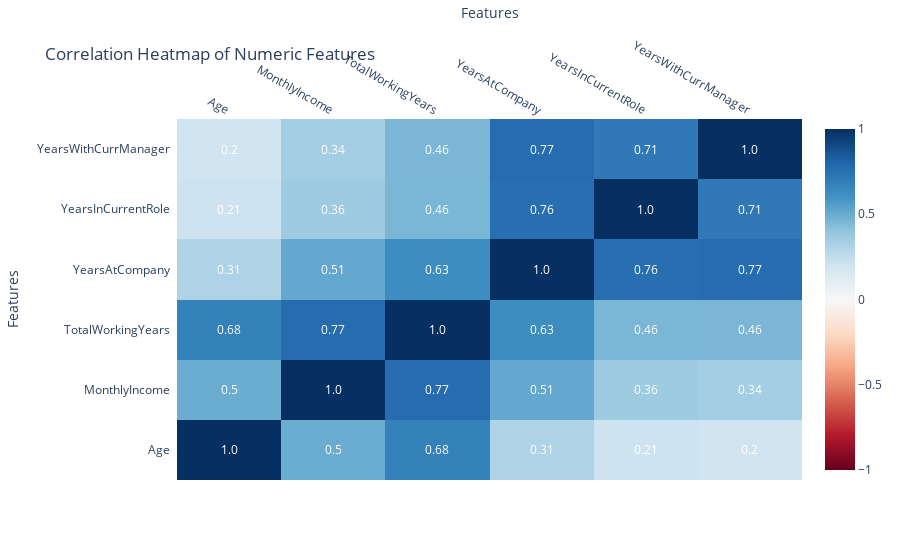

Notebook code cell kept with this figure:
### Markdown cell above
## Heatmap

### Code cell
# Select numerical columns (including Attrition) for correlation
corr_cols = ['Age', 'MonthlyIncome', 'TotalWorkingYears', 'YearsAtCompany', 'YearsInCurrentRole',  'YearsWithCurrManager']

corr_matrix = df[corr_cols].corr(method='pearson')

# Create heatmap
fig_heatmap = ff.create_annotated_heatmap(
    z=corr_matrix.values,
    x=corr_matrix.columns.tolist(),
    y=corr_matrix.columns.tolist(),
    colorscale='RdBu',
    showscale=True,
    zmin=-1, zmax=1,
    annotation_text=np.round(corr_matrix.values, 2)
)
fig_heatmap.update_layout(
    title='Correlation Heatmap of Numeric Features',
    xaxis_title='Features',
    yaxis_title='Features'
)

# Save to HTML
fig_heatmap.write_html('correlation_heatmap.html')

# Show plot
fig_heatmap.show()

### Figure 1 — Plotly figure (JSON) as saved in the notebook; plotly's stock layout.template omitted (floating-point values rounded to 4 significant figures)
{"data": [{"colorscale": [[0, "rgb(103,0,31)"], [0.1, "rgb(178,24,43)"], [0.2, "rgb(214,96,77)"], [0.3, "rgb(244,165,130)"], [0.4, "rgb(253,219,199)"], [0.5, "rgb(247,247,247)"], [0.6, "rgb(209,229,240)"], [0.7, "rgb(146,197,222)"], [0.8, "rgb(67,147,195)"], [0.9, "rgb(33,102,172)"], [1, "rgb(5,48,97)"]], "reversescale": false, "showscale": true, "type": "heatmap", "x": ["Age", "MonthlyIncome", "TotalWorkingYears", "YearsAtCompany", "YearsInCurrentRole", "YearsWithCurrManager"], "y": ["Age", "MonthlyIncome", "TotalWorkingYears", "YearsAtCompany", "YearsInCurrentRole", "YearsWithCurrManager"], "z": [[1, 0.4979, 0.6804, 0.3113, 0.2129, 0.2021], [0.4979, 1, 0.7729, 0.5143, 0.3638, 0.3441], [0.6804, 0.7729, 1, 0.6281, 0.4604, 0.4592], [0.3113, 0.5143, 0.6281, 1, 0.7588, 0.7692], [0.2129, 0.3638, 0.4604, 0.7588, 1, 0.7144], [0.2021, 0.3441, 0.4592, 0.7692, 0.7144, 1]], "zmax": 1, "zmin": -1}], "layout": {"annotations": [{"font": {"color": "#FFFFFF"}, "showarrow": false, "text": "1.0", "x": "Age", "xref": "x", "y": "Age", "yref": "y"}, {"font": {"color": "#FFFFFF"}, "showarrow": false, "text": "0.5", "x": "MonthlyIncome", "xref": "x", "y": "Age", "yref": "y"}, {"font": {"color": "#FFFFFF"}, "showarrow": false, "text": "0.68", "x": "TotalWorkingYears", "xref": "x", "y": "Age", "yref": "y"}, {"font": {"color": "#FFFFFF"}, "showarrow": false, "text": "0.31", "x": "YearsAtCompany", "xref": "x", "y": "Age", "yref": "y"}, {"font": {"color": "#FFFFFF"}, "showarrow": false, "text": "0.21", "x": "YearsInCurrentRole", "xref": "x", "y": "Age", "yref": "y"}, {"font": {"color": "#FFFFFF"}, "showarrow": false, "text": "0.2", "x": "YearsWithCurrManager", "xref": "x", "y": "Age", "yref": "y"}, {"font": {"color": "#FFFFFF"}, "showarrow": false, "text": "0.5", "x": "Age", "xref": "x", "y": "MonthlyIncome", "yref": "y"}, {"font": {"color": "#FFFFFF"}, "showarrow": false, "text": "1.0", "x": "MonthlyIncome", "xref": "x", "y": "MonthlyIncome", "yref": "y"}, {"font": {"color": "#FFFFFF"}, "showarrow": false, "text": "0.77", "x": "TotalWorkingYears", "xref": "x", "y": "MonthlyIncome", "yref": "y"}, {"font": {"color": "#FFFFFF"}, "showarrow": false, "text": "0.51", "x": "YearsAtCompany", "xref": "x", "y": "MonthlyIncome", "yref": "y"}, {"font": {"color": "#FFFFFF"}, "showarrow": false, "text": "0.36", "x": "YearsInCurrentRole", "xref": "x", "y": "MonthlyIncome", "yref": "y"}, {"font": {"color": "#FFFFFF"}, "showarrow": false, "text": "0.34", "x": "YearsWithCurrManager", "xref": "x", "y": "MonthlyIncome", "yref": "y"}, {"font": {"color": "#FFFFFF"}, "showarrow": false, "text": "0.68", "x": "Age", "xref": "x", "y": "TotalWorkingYears", "yref": "y"}, {"font": {"color": "#FFFFFF"}, "showarrow": false, "text": "0.77", "x": "MonthlyIncome", "xref": "x", "y": "TotalWorkingYears", "yref": "y"}, {"font": {"color": "#FFFFFF"}, "showarrow": false, "text": "1.0", "x": "TotalWorkingYears", "xref": "x", "y": "TotalWorkingYears", "yref": "y"}, {"font": {"color": "#FFFFFF"}, "showarrow": false, "text": "0.63", "x": "YearsAtCompany", "xref": "x", "y": "TotalWorkingYears", "yref": "y"}, {"font": {"color": "#FFFFFF"}, "showarrow": false, "text": "0.46", "x": "YearsInCurrentRole", "xref": "x", "y": "TotalWorkingYears", "yref": "y"}, {"font": {"color": "#FFFFFF"}, "showarrow": false, "text": "0.46", "x": "YearsWithCurrManager", "xref": "x", "y": "TotalWorkingYears", "yref": "y"}, {"font": {"color": "#FFFFFF"}, "showarrow": false, "text": "0.31", "x": "Age", "xref": "x", "y": "YearsAtCompany", "yref": "y"}, {"font": {"color": "#FFFFFF"}, "showarrow": false, "text": "0.51", "x": "MonthlyIncome", "xref": "x", "y": "YearsAtCompany", "yref": "y"}, {"font": {"color": "#FFFFFF"}, "showarrow": false, "text": "0.63", "x": "TotalWorkingYears", "xref": "x", "y": "YearsAtCompany", "yref": "y"}, {"font": {"color": "#FFFFFF"}, "showarrow": false, "text": "1.0", "x": "YearsAtCompany", "xref": "x", "y": "YearsAtCompany", "yref": "y"}, {"font": {"color": "#FFFFFF"}, "showarrow": false, "text": "0.76", "x": "YearsInCurrentRole", "xref": "x", "y": "YearsAtCompany", "yref": "y"}, {"font": {"color": "#FFFFFF"}, "showarrow": false, "text": "0.77", "x": "YearsWithCurrManager", "xref": "x", "y": "YearsAtCompany", "yref": "y"}, {"font": {"color": "#FFFFFF"}, "showarrow": false, "text": "0.21", "x": "Age", "xref": "x", "y": "YearsInCurrentRole", "yref": "y"}, {"font": {"color": "#FFFFFF"}, "showarrow": false, "text": "0.36", "x": "MonthlyIncome", "xref": "x", "y": "YearsInCurrentRole", "yref": "y"}, {"font": {"color": "#FFFFFF"}, "showarrow": false, "text": "0.46", "x": "TotalWorkingYears", "xref": "x", "y": "YearsInCurrentRole", "yref": "y"}, {"font": {"color": "#FFFFFF"}, "showarrow": false, "text": "0.76", "x": "YearsAtCompany", "xref": "x", "y": "YearsInCurrentRole", "yref": "y"}, {"font": {"color": "#FFFFFF"}, "showarrow": false, "text": "1.0", "x": "YearsInCurrentRole", "xref": "x", "y": "YearsInCurrentRole", "yref": "y"}, {"font": {"color": "#FFFFFF"}, "showarrow": false, "text": "0.71", "x": "YearsWithCurrManager", "xref": "x", "y": "YearsInCurrentRole", "yref": "y"}, {"font": {"color": "#FFFFFF"}, "showarrow": false, "text": "0.2", "x": "Age", "xref": "x", "y": "YearsWithCurrManager", "yref": "y"}, {"font": {"color": "#FFFFFF"}, "showarrow": false, "text": "0.34", "x": "MonthlyIncome", "xref": "x", "y": "YearsWithCurrManager", "yref": "y"}, {"font": {"color": "#FFFFFF"}, "showarrow": false, "text": "0.46", "x": "TotalWorkingYears", "xref": "x", "y": "YearsWithCurrManager", "yref": "y"}, {"font": {"color": "#FFFFFF"}, "showarrow": false, "text": "0.77", "x": "YearsAtCompany", "xref": "x", "y": "YearsWithCurrManager", "yref": "y"}, {"font": {"color": "#FFFFFF"}, "showarrow": false, "text": "0.71", "x": "YearsInCurrentRole", "xref": "x", "y": "YearsWithCurrManager", "yref": "y"}, {"font": {"color": "#FFFFFF"}, "showarrow": false, "text": "1.0", "x": "YearsWithCurrManager", "xref": "x", "y": "YearsWithCurrManager", "yref": "y"}], "title": {"text": "Correlation Heatmap of Numeric Features"}, "xaxis": {"dtick": 1, "gridcolor": "rgb(0, 0, 0)", "side": "top", "ticks": "", "title": {"text": "Features"}}, "yaxis": {"dtick": 1, "ticks": "", "ticksuffix": "  ", "title": {"text": "Features"}}}}
